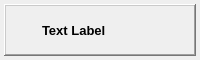
<?xml version="1.0" encoding="UTF-8"?>
<ui version="4.0">
 <class>PaletteBlockWidget</class>
 <widget class="QWidget" name="PaletteBlockWidget">
  <property name="geometry">
   <rect>
    <x>0</x>
    <y>0</y>
    <width>200</width>
    <height>60</height>
   </rect>
  </property>
  <property name="sizePolicy">
   <sizepolicy hsizetype="Minimum" vsizetype="Minimum">
    <horstretch>0</horstretch>
    <verstretch>0</verstretch>
   </sizepolicy>
  </property>
  <property name="minimumSize">
   <size>
    <width>200</width>
    <height>0</height>
   </size>
  </property>
  <property name="font">
   <font>
    <pointsize>10</pointsize>
   </font>
  </property>
  <property name="windowTitle">
   <string>Form</string>
  </property>
  <layout class="QHBoxLayout" name="horizontalLayout">
   <property name="spacing">
    <number>4</number>
   </property>
   <property name="leftMargin">
    <number>4</number>
   </property>
   <property name="topMargin">
    <number>4</number>
   </property>
   <property name="rightMargin">
    <number>4</number>
   </property>
   <property name="bottomMargin">
    <number>4</number>
   </property>
   <item>
    <widget class="QFrame" name="HeaderFrame">
     <property name="sizePolicy">
      <sizepolicy hsizetype="Minimum" vsizetype="Minimum">
       <horstretch>0</horstretch>
       <verstretch>0</verstretch>
      </sizepolicy>
     </property>
     <property name="font">
      <font>
       <pointsize>10</pointsize>
      </font>
     </property>
     <property name="toolTip">
      <string/>
     </property>
     <property name="frameShape">
      <enum>QFrame::WinPanel</enum>
     </property>
     <property name="frameShadow">
      <enum>QFrame::Raised</enum>
     </property>
     <property name="lineWidth">
      <number>1</number>
     </property>
     <property name="midLineWidth">
      <number>0</number>
     </property>
     <layout class="QHBoxLayout" name="horizontalLayout_2">
      <property name="spacing">
       <number>4</number>
      </property>
      <property name="leftMargin">
       <number>0</number>
      </property>
      <property name="topMargin">
       <number>0</number>
      </property>
      <property name="rightMargin">
       <number>0</number>
      </property>
      <property name="bottomMargin">
       <number>0</number>
      </property>
      <item>
       <widget class="QLabel" name="IconLabel">
        <property name="sizePolicy">
         <sizepolicy hsizetype="Preferred" vsizetype="Preferred">
          <horstretch>0</horstretch>
          <verstretch>0</verstretch>
         </sizepolicy>
        </property>
        <property name="minimumSize">
         <size>
          <width>32</width>
          <height>32</height>
         </size>
        </property>
        <property name="maximumSize">
         <size>
          <width>32</width>
          <height>32</height>
         </size>
        </property>
        <property name="text">
         <string/>
        </property>
        <property name="pixmap">
         <pixmap resource="main.qrc">:/modules/icons/modules_import.svg</pixmap>
        </property>
        <property name="scaledContents">
         <bool>true</bool>
        </property>
       </widget>
      </item>
      <item>
       <widget class="QLabel" name="TextLabel">
        <property name="sizePolicy">
         <sizepolicy hsizetype="Minimum" vsizetype="Minimum">
          <horstretch>0</horstretch>
          <verstretch>0</verstretch>
         </sizepolicy>
        </property>
        <property name="font">
         <font>
          <weight>75</weight>
          <bold>true</bold>
         </font>
        </property>
        <property name="text">
         <string>Text Label</string>
        </property>
        <property name="alignment">
         <set>Qt::AlignLeading|Qt::AlignLeft|Qt::AlignVCenter</set>
        </property>
       </widget>
      </item>
     </layout>
    </widget>
   </item>
  </layout>
 </widget>
 <resources>
  <include location="main.qrc"/>
 </resources>
 <connections/>
</ui>
